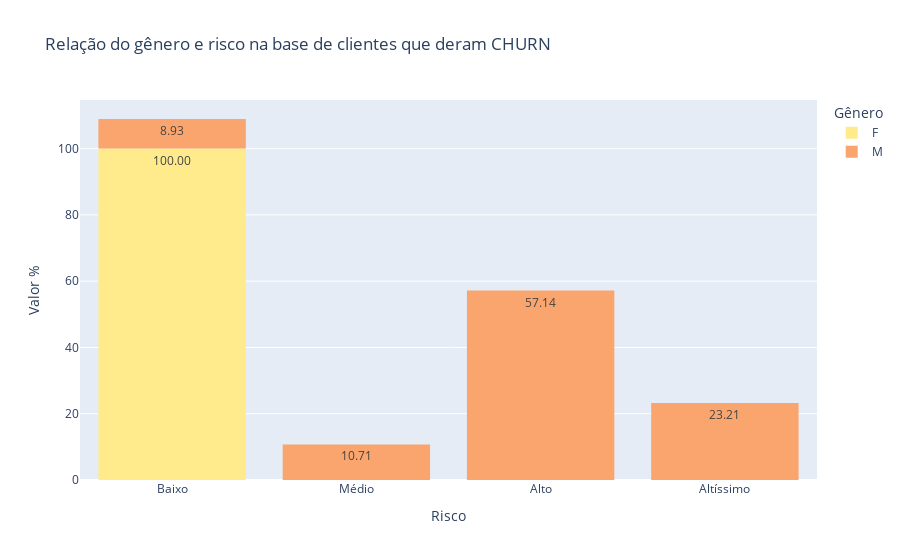

Write notebook code for a chart like this one.
### Markdown cell above
### Relação do gênero e risco na base de clientes que deram CHURN

- Homens de risco alto represemtam o maior volume de CHURN, com 57.14%
- Das mulheres que deram CHURN, todas fazem parte do risco baixo.

### Code cell
df_aux = df.loc[df['is_churn']==True][['id_associado','sexo', 'risco']]
fig = px.histogram(df_aux, x="risco", color="sexo", title="Relação do gênero e risco na base de clientes que deram CHURN", histfunc='count', histnorm='percent', color_discrete_sequence=palette_is_churn_gen, labels={'risco': 'Risco'}, text_auto='.2f')

fig.update_layout(
    yaxis_title="Valor %",
    legend=dict(
        title='Gênero'
    )
)
fig.show()

### Figure 1 — Plotly figure (JSON) as saved in the notebook; plotly's stock layout.template omitted (floating-point values rounded to 4 significant figures)
{"data": [{"alignmentgroup": "True", "bingroup": "x", "histfunc": "count", "histnorm": "percent", "hovertemplate": "sexo=F<br>Risco=%{x}<br>percent=%{y}<extra></extra>", "legendgroup": "F", "marker": {"color": "#FFEB8C", "pattern": {"shape": ""}}, "name": "F", "offsetgroup": "F", "orientation": "v", "showlegend": true, "texttemplate": "%{value:.2f}", "type": "histogram", "x": ["Baixo", "Baixo", "Baixo", "Baixo", "Baixo", "Baixo", "Baixo", "Baixo", "Baixo", "Baixo"], "xaxis": "x", "yaxis": "y"}, {"alignmentgroup": "True", "bingroup": "x", "histfunc": "count", "histnorm": "percent", "hovertemplate": "sexo=M<br>Risco=%{x}<br>percent=%{y}<extra></extra>", "legendgroup": "M", "marker": {"color": "#FAA56E", "pattern": {"shape": ""}}, "name": "M", "offsetgroup": "M", "orientation": "v", "showlegend": true, "texttemplate": "%{value:.2f}", "type": "histogram", "x": ["Baixo", "Baixo", "Baixo", "Médio", "Baixo", "Médio", "Médio", "Médio", "Alto", "Alto", "Alto", "Alto", "Alto", "Alto", "Alto", "Alto", "Alto", "Alto", "Alto", "Alto", "Alto", "Alto", "Alto", "Alto", "Alto", "Alto", "Alto", "Alto", "Altíssimo", "Alto", "Altíssimo", "Altíssimo", "Altíssimo", "Altíssimo", "Altíssimo", "Altíssimo", "Altíssimo", "Altíssimo", "Baixo", "Baixo", "Baixo", "Médio", "Médio", "Médio", "Médio", "Alto", "Alto", "Alto", "Alto", "Alto", "Alto", "Alto", "Alto", "Alto", "Alto", "Alto", "Alto", "Alto", "Alto", "Alto", "Alto", "Alto", "Alto", "Alto", "Alto", "Alto", "Alto", "Altíssimo", "Altíssimo", "Altíssimo", "Altíssimo", "Altíssimo", "Altíssimo", "Altíssimo", "Altíssimo", "Baixo", "Baixo", "Médio", "Médio", "Baixo", "Médio", "Médio", "Alto", "Alto", "Alto", "Alto", "Alto", "Alto", "Alto", "Alto", "Alto", "Alto", "Alto", "Alto", "Alto", "Alto", "Alto", "Alto", "Alto", "Alto", "Alto", "Alto", "Alto", "Altíssimo", "Altíssimo", "Altíssimo", "Altíssimo", "Altíssimo", "Altíssimo", "Altíssimo", "Altíssimo", "Altíssimo"], "xaxis": "x", "yaxis": "y"}], "layout": {"barmode": "relative", "legend": {"title": {"text": "Gênero"}, "tracegroupgap": 0}, "title": {"text": "Relação do gênero e risco na base de clientes que deram CHURN"}, "xaxis": {"anchor": "y", "domain": [0, 1], "title": {"text": "Risco"}}, "yaxis": {"anchor": "x", "domain": [0, 1], "title": {"text": "Valor %"}}}}
